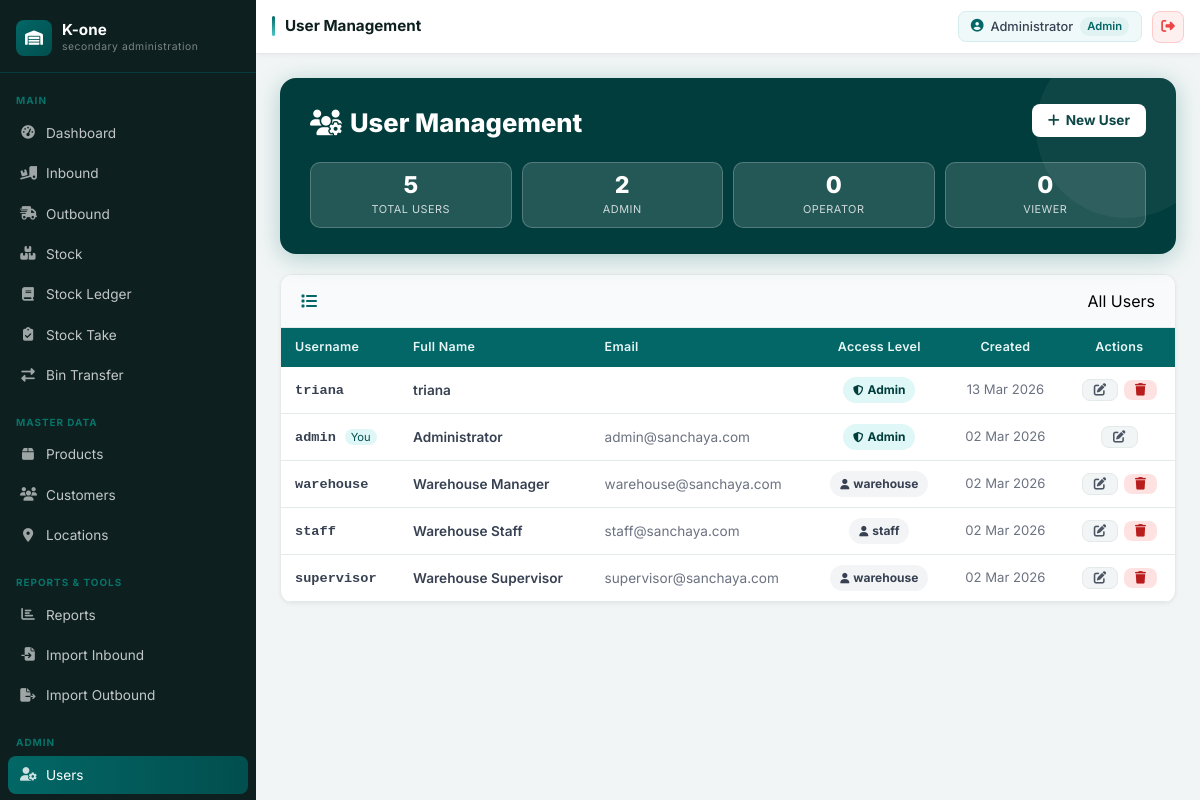
/users.php (signed in), run on the app's committed database.
### tables this page shows
CREATE TABLE `users` (
  `id` int(11) NOT NULL,
  `username` varchar(50) NOT NULL,
  `password` varchar(255) NOT NULL,
  `full_name` varchar(100) NOT NULL,
  `email` varchar(100) NOT NULL,
  `role` enum('admin','warehouse','supervisor','operator','staff') DEFAULT 'staff',
  `is_active` tinyint(1) DEFAULT 1,
  `created_at` timestamp NOT NULL DEFAULT current_timestamp(),
  `updated_at` timestamp NOT NULL DEFAULT current_timestamp() ON UPDATE current_timestamp()
);

### users.php (the view, shortened to what the rows shown need)
<?php
require_once __DIR__ . '/config/database.php';
require_once __DIR__ . '/classes/Auth.php';
$pageTitle = 'User Management';
$currentPage = 'users';
$ROLES = [
    'admin'    => ['label' => 'Admin',    'desc' => 'Full system access including user management', 'color' => '#013d3c', 'bg' => '#e0f7f7', 'icon' => 'fa-shield-alt'],
    'operator' => ['label' => 'Operator', 'desc' => 'Create and edit all operational orders',        'color' => '#014f4e', 'bg' => '#e6f4f4', 'icon' => 'fa-edit'],
    'viewer'   => ['label' => 'Viewer',   'desc' => 'Read-only access',                              'color' => '#374151', 'bg' => '#f3f4f6', 'icon' => 'fa-eye'],
];
$users = db()->query("SELECT id, username, full_name, email, role, created_at FROM users ORDER BY created_at DESC")->fetchAll();
require_once __DIR__ . '/includes/header.php';
?>
<div class="space-y-5">
  <div class="wms-banner" style="background:linear-gradient(135deg,#013d3c 0%,#013d3c 100%)">
    <div style="display:flex;justify-content:space-between;align-items:flex-start;flex-wrap:wrap;gap:12px">
      <div>
        <h1><i class="fas fa-users-cog mr-2"></i>User Management</h1>
      </div>
    </div>
  </div>
  <div class="wms-card">
    <div style="overflow-x:auto">
      <table class="wms-table">
        <thead><tr>
          <th>Username</th>
          <th>Full Name</th>
          <th>Email</th>
          <th class="tc">Access Level</th>
          <th class="tc">Created</th>
          <th class="tc">Actions</th>
        </tr></thead>
        <tbody>
          <?php foreach ($users as $u):
            $role = $ROLES[$u['role']] ?? ['label'=>$u['role'],'color'=>'#374151','bg'=>'#f3f4f6'];
            $isSelf = $u['id'] == ($_SESSION['user_id'] ?? 0);
          ?>
          <tr>
            <td><span style="font-family:monospace;font-weight:600;color:#374151"><?= htmlspecialchars($u['username']) ?></span>
              <?php if ($isSelf): ?><span style="font-size:.7rem;background:#e0f7f7;color:#014f4e;padding:1px 6px;border-radius:99px;margin-left:5px">You</span><?php endif; ?>
            </td>
            <td style="font-weight:600"><?= htmlspecialchars($u['full_name']) ?></td>
            <td style="color:#6b7280;font-size:.85rem"><?= htmlspecialchars($u['email'] ?? '-') ?></td>
            <td class="tc">
              <span style="background:<?= $role['bg'] ?>;color:<?= $role['color'] ?>;padding:4px 10px;border-radius:99px;font-size:.75rem;font-weight:700;display:inline-flex;align-items:center;gap:4px">
                <i class="fas <?= $role['icon'] ?? 'fa-user' ?>" style="font-size:.65rem"></i>
                <?= $role['label'] ?>
              </span>
            </td>
            <td class="tc" style="color:#6b7280;font-size:.82rem"><?= date('d M Y', strtotime($u['created_at'])) ?></td>
            <td class="tc">
              <div style="display:flex;gap:6px;justify-content:center">
                <button onclick='editUser(<?= json_encode(['id'=>$u['id'],'username'=>$u['username'],'full_name'=>$u['full_name'],'email'=>$u['email']??'','role'=>$u['role']]) ?>)'
                  class="wms-btn wms-btn-ghost wms-btn-sm"><i class="fas fa-edit"></i></button>
                <?php if (!$isSelf): ?>
                <form method="POST" style="display:inline" onsubmit="return confirm('Delete user <?= htmlspecialchars($u['username'], ENT_QUOTES) ?>?')">
                  <button type="submit" name="delete_user" class="wms-btn wms-btn-danger wms-btn-sm"><i class="fas fa-trash"></i></button>
                </form>
                <?php endif; ?>
              </div>
            </td>
          </tr>
          <?php endforeach; ?>
        </tbody>
      </table>
    </div>
  </div>
</div>
<?php require_once __DIR__ . '/includes/footer.php'; ?>

### includes/header.php (shortened to what the rows shown need)
<?php
require_once __DIR__ . '/../config/database.php';
require_once __DIR__ . '/../classes/Auth.php';
$user = Auth::user();
?>
<!DOCTYPE html>
<html lang="en">
<head>
    <script src="https://cdn.tailwindcss.com"></script>
    <link href="https://unpkg.com/aos@2.3.1/dist/aos.css" rel="stylesheet">
    <link rel="stylesheet" href="https://cdnjs.cloudflare.com/ajax/libs/font-awesome/6.4.0/css/all.min.css">
    <link rel="stylesheet" href="<?= BASE_URL ?>/includes/wms-style.css">
</head>
<body style="background:#f1f5f5">
<?php if (Auth::check()): ?>
<div class="flex h-screen overflow-hidden">
<aside id="sidebar" style="width:256px;background:#0d1f1f;color:#fff;flex-shrink:0;overflow-y:auto;display:flex;flex-direction:column">
    <div style="padding:20px 16px 16px;border-bottom:1px solid rgba(2,103,102,.4);display:flex;align-items:center;justify-content:space-between;gap:10px">
        <div style="display:flex;align-items:center;gap:10px">
            <div style="width:36px;height:36px;background:linear-gradient(135deg,#026766,#014f4e);border-radius:8px;display:flex;align-items:center;justify-content:center;flex-shrink:0">
                <i class="fas fa-warehouse" style="color:#fff;font-size:.9rem"></i>
            </div>
            <div>
                <div style="font-size:.95rem;font-weight:700;color:#fff;line-height:1.2">K-one</div>
                <div style="font-size:.65rem;color:rgba(255,255,255,.45);letter-spacing:.5px">secondary administration</div>
            </div>
        </div>
    </div>
    <nav style="padding:12px 8px;flex:1;display:flex;flex-direction:column;gap:2px">
        <div style="padding:8px 8px 4px;font-size:.62rem;color:rgba(2,200,180,.5);text-transform:uppercase;letter-spacing:1px;font-weight:700">Main</div>
        <a href="<?= BASE_URL ?>/dashboard.php" class="sidebar-link" onclick="autoCloseSidebar()" style="display:flex;align-items:center;gap:10px;padding:9px 12px;border-radius:8px;color:rgba(255,255,255,.75);text-decoration:none;font-size:.85rem;transition:all .15s <?= ($currentPage??'')==='dashboard'?';background:linear-gradient(90deg,#026766,#014f4e);color:#fff':'' ?>">
            <i class="fas fa-tachometer-alt" style="width:16px;text-align:center;opacity:.8"></i>
            <span>Dashboard</span>
        </a>
        <a href="<?= BASE_URL ?>/inbound.php" class="sidebar-link" onclick="autoCloseSidebar()" style="display:flex;align-items:center;gap:10px;padding:9px 12px;border-radius:8px;color:rgba(255,255,255,.75);text-decoration:none;font-size:.85rem;transition:all .15s <?= ($currentPage??'')==='inbound'?';background:linear-gradient(90deg,#026766,#014f4e);color:#fff':'' ?>">
            <i class="fas fa-truck-loading" style="width:16px;text-align:center;opacity:.8"></i>
            <span>Inbound</span>
        </a>
        <a href="<?= BASE_URL ?>/outbound.php" class="sidebar-link" onclick="autoCloseSidebar()" style="display:flex;align-items:center;gap:10px;padding:9px 12px;border-radius:8px;color:rgba(255,255,255,.75);text-decoration:none;font-size:.85rem;transition:all .15s <?= ($currentPage??'')==='outbound'?';background:linear-gradient(90deg,#026766,#014f4e);color:#fff':'' ?>">
            <i class="fas fa-shipping-fast" style="width:16px;text-align:center;opacity:.8"></i>
            <span>Outbound</span>
        </a>
        <a href="<?= BASE_URL ?>/stock.php" class="sidebar-link" onclick="autoCloseSidebar()" style="display:flex;align-items:center;gap:10px;padding:9px 12px;border-radius:8px;color:rgba(255,255,255,.75);text-decoration:none;font-size:.85rem;transition:all .15s <?= ($currentPage??'')==='stock'?';background:linear-gradient(90deg,#026766,#014f4e);color:#fff':'' ?>">
            <i class="fas fa-boxes" style="width:16px;text-align:center;opacity:.8"></i>
            <span>Stock</span>
        </a>
        <a href="<?= BASE_URL ?>/ledger.php" class="sidebar-link" onclick="autoCloseSidebar()" style="display:flex;align-items:center;gap:10px;padding:9px 12px;border-radius:8px;color:rgba(255,255,255,.75);text-decoration:none;font-size:.85rem;transition:all .15s <?= ($currentPage??'')==='ledger'?';background:linear-gradient(90deg,#026766,#014f4e);color:#fff':'' ?>">
            <i class="fas fa-book" style="width:16px;text-align:center;opacity:.8"></i>
            <span>Stock Ledger</span>
        </a>
        <a href="<?= BASE_URL ?>/stocktake.php" class="sidebar-link" onclick="autoCloseSidebar()" style="display:flex;align-items:center;gap:10px;padding:9px 12px;border-radius:8px;color:rgba(255,255,255,.75);text-decoration:none;font-size:.85rem;transition:all .15s <?= ($currentPage??'')==='stocktake'?';background:linear-gradient(90deg,#026766,#014f4e);color:#fff':'' ?>">
            <i class="fas fa-clipboard-check" style="width:16px;text-align:center;opacity:.8"></i>
            <span>Stock Take</span>
        </a>
        <a href="<?= BASE_URL ?>/bin_transfer.php" class="sidebar-link" onclick="autoCloseSidebar()" style="display:flex;align-items:center;gap:10px;padding:9px 12px;border-radius:8px;color:rgba(255,255,255,.75);text-decoration:none;font-size:.85rem;transition:all .15s <?= ($currentPage??'')==='bin_transfer'?';background:linear-gradient(90deg,#026766,#014f4e);color:#fff':'' ?>">
            <i class="fas fa-exchange-alt" style="width:16px;text-align:center;opacity:.8"></i>
            <span>Bin Transfer</span>
        </a>
        <?php if (Auth::canWrite()): ?>
        <div style="padding:12px 8px 4px;font-size:.62rem;color:rgba(2,200,180,.5);text-transform:uppercase;letter-spacing:1px;font-weight:700;margin-top:6px">Master Data</div>
        <a href="<?= BASE_URL ?>/products.php" class="sidebar-link" onclick="autoCloseSidebar()" style="display:flex;align-items:center;gap:10px;padding:9px 12px;border-radius:8px;color:rgba(255,255,255,.75);text-decoration:none;font-size:.85rem;transition:all .15s <?= ($currentPage??'')==='products'?';background:linear-gradient(90deg,#026766,#014f4e);color:#fff':'' ?>">
            <i class="fas fa-box" style="width:16px;text-align:center;opacity:.8"></i>
            <span>Products</span>
        </a>
        <a href="<?= BASE_URL ?>/customers.php" class="sidebar-link" onclick="autoCloseSidebar()" style="display:flex;align-items:center;gap:10px;padding:9px 12px;border-radius:8px;color:rgba(255,255,255,.75);text-decoration:none;font-size:.85rem;transition:all .15s <?= ($currentPage??'')==='customers'?';background:linear-gradient(90deg,#026766,#014f4e);color:#fff':'' ?>">
            <i class="fas fa-users" style="width:16px;text-align:center;opacity:.8"></i>
            <span>Customers</span>
        </a>
        <a href="<?= BASE_URL ?>/location_master.php" class="sidebar-link" onclick="autoCloseSidebar()" style="display:flex;align-items:center;gap:10px;padding:9px 12px;border-radius:8px;color:rgba(255,255,255,.75);text-decoration:none;font-size:.85rem;transition:all .15s <?= ($currentPage??'')==='location_master'?';background:linear-gradient(90deg,#026766,#014f4e);color:#fff':'' ?>">
            <i class="fas fa-map-marker-alt" style="width:16px;text-align:center;opacity:.8"></i>
            <span>Locations</span>
        </a>
        <?php endif; ?>
        <div style="padding:12px 8px 4px;font-size:.62rem;color:rgba(2,200,180,.5);text-transform:uppercase;letter-spacing:1px;font-weight:700;margin-top:6px">Reports & Tools</div>
        <a href="<?= BASE_URL ?>/reports.php" class="sidebar-link" onclick="autoCloseSidebar()" style="display:flex;align-items:center;gap:10px;padding:9px 12px;border-radius:8px;color:rgba(255,255,255,.75);text-decoration:none;font-size:.85rem;transition:all .15s <?= ($currentPage??'')==='reports'?';background:linear-gradient(90deg,#026766,#014f4e);color:#fff':'' ?>">
            <i class="fas fa-chart-bar" style="width:16px;text-align:center;opacity:.8"></i>
            <span>Reports</span>
        </a>
        <?php if (Auth::canWrite()): ?>
        <a href="<?= BASE_URL ?>/import.php" class="sidebar-link" onclick="autoCloseSidebar()" style="display:flex;align-items:center;gap:10px;padding:9px 12px;border-radius:8px;color:rgba(255,255,255,.75);text-decoration:none;font-size:.85rem;transition:all .15s <?= ($currentPage??'')==='import'?';background:linear-gradient(90deg,#026766,#014f4e);color:#fff':'' ?>">
            <i class="fas fa-file-import" style="width:16px;text-align:center;opacity:.8"></i>
            <span>Import Inbound</span>
        </a>
        <a href="<?= BASE_URL ?>/import_outbound.php" class="sidebar-link" onclick="autoCloseSidebar()" style="display:flex;align-items:center;gap:10px;padding:9px 12px;border-radius:8px;color:rgba(255,255,255,.75);text-decoration:none;font-size:.85rem;transition:all .15s <?= ($currentPage??'')==='import_outbound'?';background:linear-gradient(90deg,#026766,#014f4e);color:#fff':'' ?>">
            <i class="fas fa-file-export" style="width:16px;text-align:center;opacity:.8"></i>
            <span>Import Outbound</span>
        </a>
        <?php endif; ?>
        <?php if (Auth::hasRole('admin')): ?>
        <div style="padding:12px 8px 4px;font-size:.62rem;color:rgba(2,200,180,.5);text-transform:uppercase;letter-spacing:1px;font-weight:700;margin-top:6px">Admin</div>
        <a href="<?= BASE_URL ?>/users.php" class="sidebar-link" onclick="autoCloseSidebar()" style="display:flex;align-items:center;gap:10px;padding:9px 12px;border-radius:8px;color:rgba(255,255,255,.75);text-decoration:none;font-size:.85rem;transition:all .15s <?= ($currentPage??'')==='users'?';background:linear-gradient(90deg,#026766,#014f4e);color:#fff':'' ?>">
            <i class="fas fa-user-cog" style="width:16px;text-align:center;opacity:.8"></i>
            <span>Users</span>
        </a>
        <a href="<?= BASE_URL ?>/activity_log.php" class="sidebar-link" onclick="autoCloseSidebar()" style="display:flex;align-items:center;gap:10px;padding:9px 12px;border-radius:8px;color:rgba(255,255,255,.75);text-decoration:none;font-size:.85rem;transition:all .15s <?= ($currentPage??'')==='activity_log'?';background:linear-gradient(90deg,#026766,#014f4e);color:#fff':'' ?>">
        </a>
        <?php endif; ?>
    </nav>
</aside>
<div class="flex-1 flex flex-col overflow-hidden">
    <header style="background:#fff;border-bottom:1px solid #e5e9e9;padding:0 16px;height:54px;display:flex;align-items:center;justify-content:space-between;flex-shrink:0;box-shadow:0 1px 6px rgba(0,0,0,.05)">
        <div style="display:flex;align-items:center;gap:10px">
            <div style="width:3px;height:20px;background:linear-gradient(180deg,#026766,#4dc8c7);border-radius:2px;flex-shrink:0"></div>
            <h2 style="font-size:.95rem;font-weight:700;color:#0d1f1f;margin:0;white-space:nowrap;overflow:hidden;text-overflow:ellipsis;max-width:180px"><?= $pageTitle ?? 'Dashboard' ?></h2>
        </div>
        <div style="display:flex;align-items:center;gap:10px">
            <div id="userInfoDesktop" style="display:flex;align-items:center;gap:7px;padding:5px 12px;background:#f0f9f9;border-radius:8px;border:1px solid #d4eeed">
                <i class="fas fa-user-circle" style="color:#026766;font-size:.8rem"></i>
                <span style="font-size:.8rem;color:#374151;font-weight:500"><?= htmlspecialchars($user['full_name']) ?></span>
                <span style="font-size:.7rem;color:#026766;font-weight:600;background:#e0f2f1;padding:1px 7px;border-radius:10px;text-transform:capitalize"><?= htmlspecialchars($user['role'] ?? '') ?></span>
            </div>
            <a href="<?= BASE_URL ?>/logout.php" title="Logout"
               style="width:32px;height:32px;display:flex;align-items:center;justify-content:center;border-radius:8px;background:#fff0f0;color:#ef4444;text-decoration:none;border:1px solid #fecaca;transition:all .15s;font-size:.85rem;flex-shrink:0"
               onmouseover="this.style.background='#fee2e2'" onmouseout="this.style.background='#fff0f0'">
                <i class="fas fa-sign-out-alt"></i>
            </a>
        </div>
    </header>
    <main class="flex-1 overflow-y-auto p-6">
<?php else: ?>
<div class="min-h-screen" style="background:#f1f5f5">
<?php endif; ?>

### data on the page
users: full_name "Administrator", role "Admin", username "admin", shows "You", email "admin@sanchaya.com", created_at "02 Mar 2026"
users: username "triana", full_name "triana", role "Admin", created_at "13 Mar 2026"
users: username "warehouse", full_name "Warehouse Manager", email "warehouse@sanchaya.com", role "warehouse", created_at "02 Mar 2026"
users: username "staff", full_name "Warehouse Staff", email "staff@sanchaya.com", role "staff", created_at "02 Mar 2026"
users: username "supervisor", full_name "Warehouse Supervisor", email "supervisor@sanchaya.com", role "warehouse", created_at "02 Mar 2026"

### other printed values
$pageTitle "User Management"
count($users) "5"
count(array_filter($users, fn($u) => $u['role'] === $rk)) "2"
$rv['label'] "ADMIN"
count(array_filter($users, fn($u) => $u['role'] === $rk)) "0"
$rv['label'] "OPERATOR"
$rv['label'] "VIEWER"
